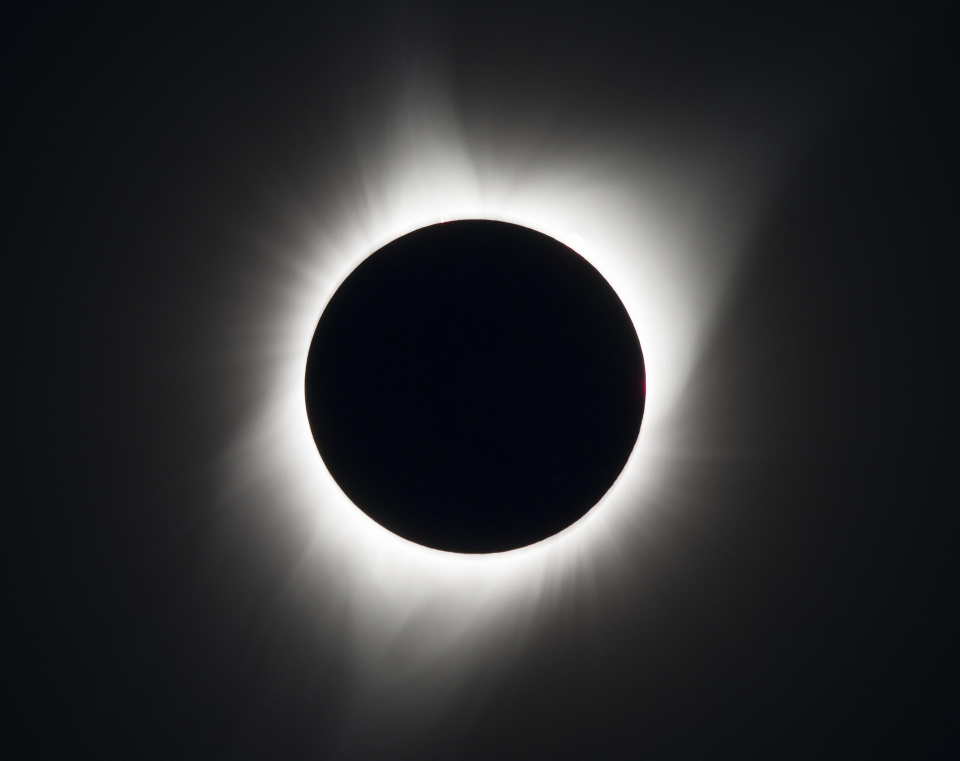
#> input picture data/nasa_images/corona.jpg, 1919 x 1522 px (shown at 1/2 size)
$ python word_build.py
#> lines starting #> are read from the running program, lines starting #| are printed output that depends on the picture
#> (reads book/word/manuscript.json from the repository)
"""Build the Word edition: manuscript JSON → compressed images → .docx (via make_docx.js)."""
import json
import os
import subprocess
import sys

from PIL import Image

HERE = os.path.dirname(os.path.abspath(__file__))
ROOT = os.path.dirname(HERE)
CACHE = os.path.join(ROOT, ".cache", "docx_images")
OUT = os.path.join(HERE, "word", "كتاب_الكسوف_الكلي_2027.docx")


# lead image for each chapter opener (source chapter id -> image, crop centre as fractions)
HERO = {1: ("data/nasa_images/corona.jpg", 0.5, 0.5), 8: ("data/open_images/eso_lasilla_sequence.jpg", 0.5, 0.45),
        2: ("data/open_images/eso_lasilla_totality.jpg", 0.5, 0.35), 3: ("data/nasa_images/iss_shadow.jpg", 0.5, 0.5),
        4: ("data/nasa_images/viewing.jpg", 0.5, 0.45), 9: ("data/nasa_images/citizen_science.jpg", 0.5, 0.4),
        5: ("data/nasa_images/diamond_ring.jpg", 0.5, 0.55), 10: ("data/nasa_images/iss_transit.jpg", 0.5, 0.45),
        6: ("maps_ar/10_country_egypt.png", 0.5, 0.55), 7: ("maps_ar/02_regional_overview_totality_and_obscuration.png", 0.5, 0.58),
        11: ("data/nasa_images/dscovr_shadow.jpg", 0.5, 0.42), 12: ("data/nasa_images/partial_sequence.jpg", 0.62, 0.3)}


def hero(src):
    """Crop the chapter's lead image to a 2:1 banner and cache it as JPEG."""
#> called with src = 1
    path, cx, cy = HERO[src]
    dst = os.path.join(CACHE, f"hero_{src}.jpg")
    full = os.path.join(ROOT, path)
    if not os.path.exists(dst) or os.path.getmtime(dst) < os.path.getmtime(full):
        im = Image.open(full).convert("RGB")
#> im is the input picture: PIL image 1919x1522 RGB; mean R, G, B 46.9, 47.4, 49.1
        w, h = im.size
#> w = 1919; h = 1522
        bw, bh = (w, w // 2) if w / h < 2 else (h * 2, h)
#> bw = 1919; bh = 959
        x0 = int(min(max(cx * w - bw / 2, 0), w - bw))
#> x0 = 0
        y0 = int(min(max(cy * h - bh / 2, 0), h - bh))
#> y0 = 281
        im = im.crop((x0, y0, x0 + bw, y0 + bh))
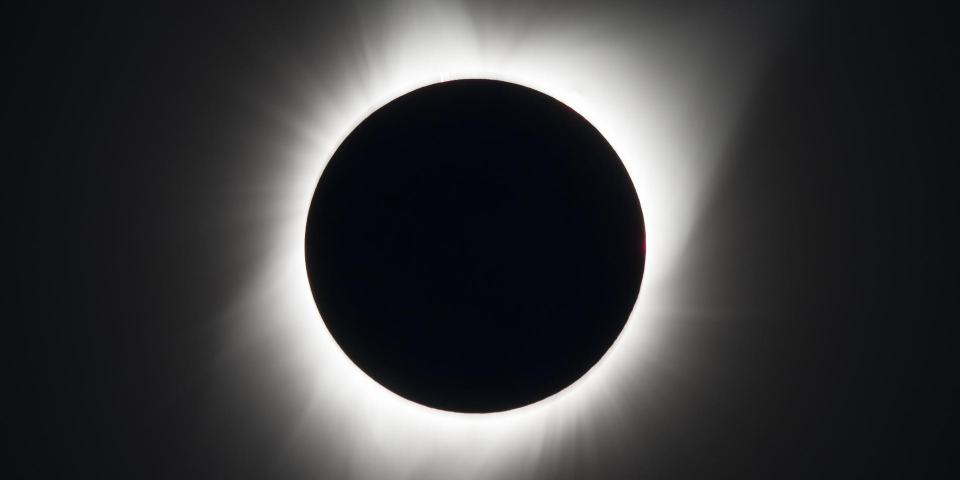
#> im: PIL image 1919x959 RGB (shown at 1/2 size); mean R, G, B 57.8, 58.3, 59.9
        im.thumbnail((1600, 800))
#> im: PIL image 1600x800 RGB
        im.save(dst, "JPEG", quality=86, optimize=True)
    return dst


def main():
    subprocess.run([sys.executable, os.path.join(HERE, "cover.py")], check=True)
    subprocess.run([sys.executable, os.path.join(HERE, "manuscript.py")], check=True)
    spec = json.load(open(os.path.join(HERE, "word", "manuscript.json"), encoding="utf-8"))
    os.makedirs(CACHE, exist_ok=True)
    for ch in spec["chapters"]:
        ch["hero"] = hero(ch["src"])
        for it in ch["items"]:
            if it["type"] != "figure":
                continue
            src = os.path.join(HERE, it["file"])
            dst = os.path.join(CACHE, os.path.basename(os.path.dirname(src)) + "_" + os.path.basename(src)[:-4] + ".jpg")
            if not os.path.exists(dst) or os.path.getmtime(dst) < os.path.getmtime(src):
#> (the run stopped early here; a loop or call above may not have finished)
